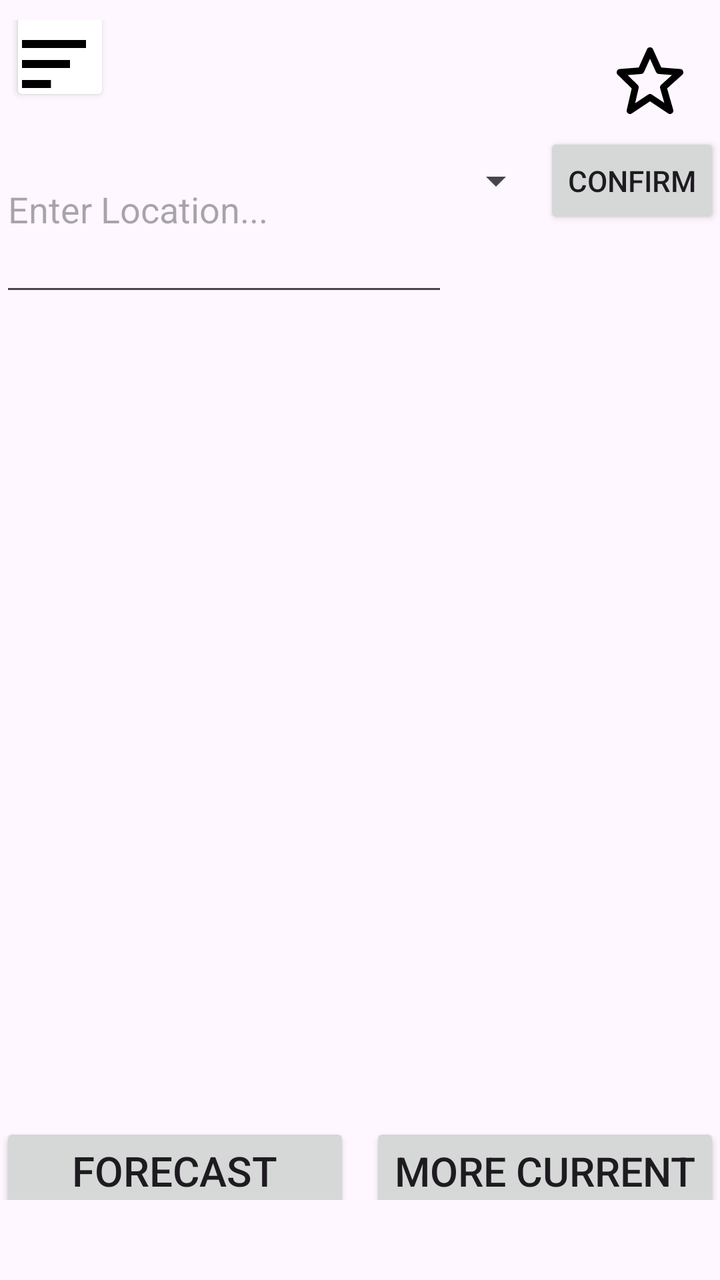
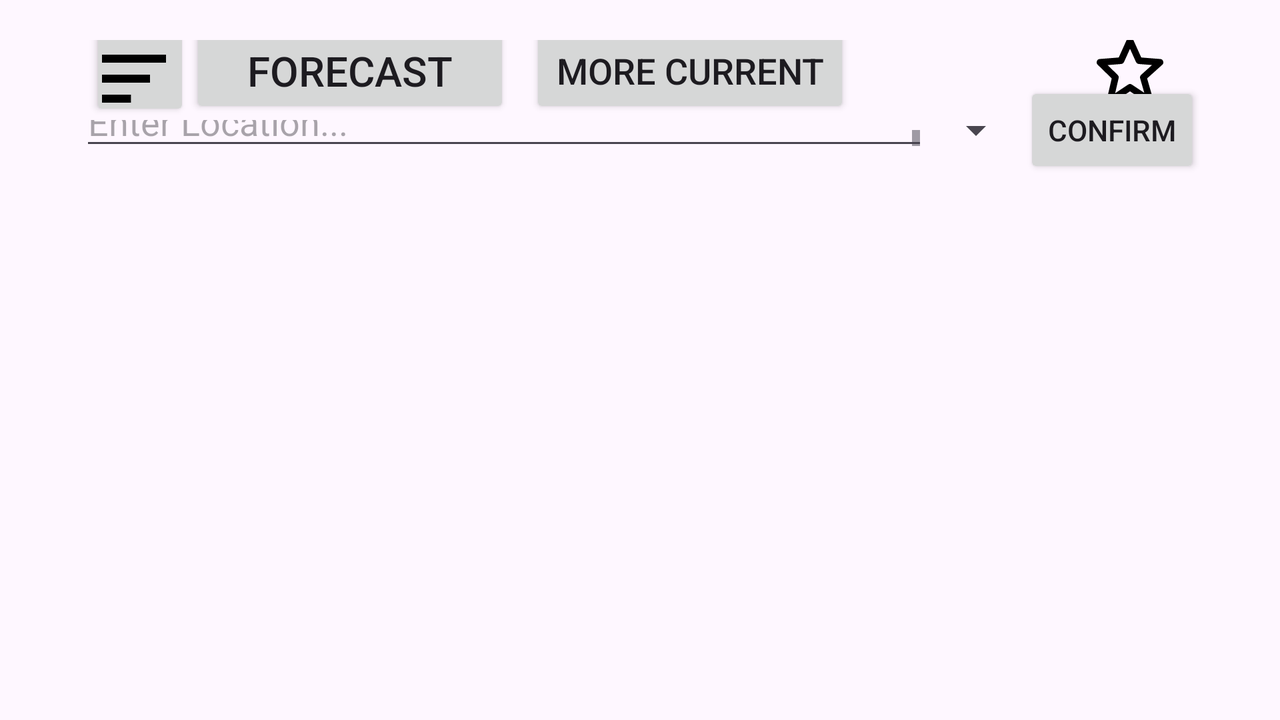

An Android layout and its configuration variant, each rendered on a device that would load it. The default file and the variant file are quoted in full after the pictures.
<!-- AndroidManifest.xml: application theme Theme.WeatherTodayApp -->
<!-- res/layout/activity_main.xml -->
<?xml version="1.0" encoding="utf-8"?>
<androidx.constraintlayout.widget.ConstraintLayout xmlns:android="http://schemas.android.com/apk/res/android"
    xmlns:app="http://schemas.android.com/apk/res-auto"
    xmlns:tools="http://schemas.android.com/tools"
    android:id="@+id/main"
    android:layout_width="match_parent"
    android:layout_height="match_parent"
    android:paddingTop="10dp"
    android:paddingBottom="40dp"
    tools:context=".MainActivity">

    <View
        android:id="@+id/dim_background"
        android:layout_width="0dp"
        android:layout_height="0dp"
        android:background="@android:color/black"
        android:alpha="0.6"
        android:visibility="gone"
        app:layout_constraintTop_toTopOf="parent"
        app:layout_constraintBottom_toBottomOf="parent"
        app:layout_constraintStart_toStartOf="parent"
        app:layout_constraintEnd_toEndOf="parent"/>

    <FrameLayout
        android:id="@+id/navigation_container"
        android:layout_width="wrap_content"
        android:layout_height="match_parent"
        android:elevation="8dp"
        android:background="@android:color/white"
        android:visibility="gone"
        app:layout_constraintStart_toStartOf="parent"
        app:layout_constraintTop_toTopOf="parent"
        app:layout_constraintBottom_toBottomOf="parent">

        <com.google.android.material.navigation.NavigationView
            android:id="@+id/navigation_view"
            android:layout_width="wrap_content"
            android:layout_height="match_parent"
            android:background="@color/smoke_volcanic_ash"
            android:paddingTop="50dp"
            app:itemTextColor="@color/white"
            app:menu="@menu/nav_menu"
            app:headerLayout="@layout/nav_header" />
    </FrameLayout>

    <androidx.constraintlayout.widget.Guideline
        android:id="@+id/HeaderGuideline"
        android:layout_width="wrap_content"
        android:layout_height="wrap_content"
        android:orientation="horizontal"
        app:layout_constraintGuide_percent="0.03" />

    <Button
        android:id="@+id/MenuLeft"
        android:layout_width="50dp"
        android:layout_marginStart="5dp"
        android:layout_height="50dp"
        android:autoSizeTextType="uniform"
        android:gravity="center"
        app:drawableRightCompat="@drawable/bx_menu_alt_left"
        app:layout_constraintBottom_toTopOf="@id/searchBar"
        app:layout_constraintLeft_toLeftOf="parent"
        app:layout_constraintRight_toLeftOf="@id/FavoriteIcon"
        app:layout_constraintTop_toTopOf="@id/HeaderGuideline"
        android:backgroundTint="@color/white"
        android:text="@string/menu"/>

    <TextView
        android:id="@+id/FavoriteIcon"
        android:layout_width="0dp"
        android:gravity="end"
        app:flow_verticalAlign="center"
        android:layout_marginEnd="15dp"
        android:layout_height="wrap_content"
        app:drawableRightCompat="@drawable/bx_star"
        app:layout_constraintBottom_toTopOf="@id/searchBar"
        app:layout_constraintLeft_toRightOf="@id/MenuLeft"
        app:layout_constraintRight_toRightOf="parent"
        app:layout_constraintTop_toTopOf="@id/HeaderGuideline"
        android:text="" />

    <EditText
        android:id="@+id/searchBar"
        android:layout_width="0dp"
        android:layout_height="100dp"
        android:autofillHints=""
        android:autoSizeTextType="uniform"
        android:drawableStart="@drawable/bx_search_alt_2"
        android:hint="@string/enter_location"
        android:scrollbars="vertical"
        android:inputType="textMultiLine"
        android:maxLines="5"
        android:imeOptions="actionDone"
        app:layout_constraintBottom_toTopOf="@id/guideline"
        app:layout_constraintHorizontal_weight="1"
        app:layout_constraintLeft_toLeftOf="parent"
        app:layout_constraintRight_toLeftOf="@id/spinner"
        app:layout_constraintTop_toBottomOf="@id/MenuLeft" />

    <Spinner
        android:id="@+id/spinner"
        android:layout_width="wrap_content"
        android:layout_height="wrap_content"
        android:autoSizeTextType="uniform"
        app:layout_constraintBottom_toTopOf="@id/guideline"
        app:layout_constraintLeft_toRightOf="@id/searchBar"
        app:layout_constraintRight_toLeftOf="@id/confirmButton"
        app:layout_constraintTop_toBottomOf="@id/MenuLeft"
        tools:layout_editor_absoluteX="1dp"
        tools:layout_editor_absoluteY="21dp" />

    <Button
        android:id="@+id/confirmButton"
        android:layout_width="wrap_content"
        android:layout_height="wrap_content"
        android:drawableStart="@drawable/bx_search_alt_2"
        android:text="@string/confirm"
        android:autoSizeTextType="uniform"
        app:layout_constraintBottom_toTopOf="@id/guideline"
        app:layout_constraintLeft_toRightOf="@id/spinner"
        app:layout_constraintRight_toRightOf="parent"
        app:layout_constraintTop_toBottomOf="@id/MenuLeft" />

    <FrameLayout
        android:id="@+id/fragmentContainer"
        android:layout_width="0dp"
        android:layout_height="0dp"
        app:layout_constraintBottom_toTopOf="@+id/lineToGuide"
        app:layout_constraintLeft_toLeftOf="parent"
        app:layout_constraintRight_toRightOf="parent"
        app:layout_constraintTop_toBottomOf="@id/searchBar">
    </FrameLayout>

    <FrameLayout
        android:id="@+id/fragmentContainer2"
        android:layout_width="0dp"
        android:layout_height="0dp"
        app:layout_constraintBottom_toTopOf="@+id/lineToGuide2"
        app:layout_constraintLeft_toLeftOf="parent"
        app:layout_constraintRight_toRightOf="parent"
        app:layout_constraintTop_toBottomOf="@id/lineToGuide">
    </FrameLayout>

    <Button
        android:id="@+id/btnPrevious"
        android:layout_width="0dp"
        android:layout_height="wrap_content"
        android:text="@string/forecast"
        android:autoSizeTextType="uniform"
        app:layout_constraintBottom_toBottomOf="parent"
        app:layout_constraintLeft_toLeftOf="parent"
        app:layout_constraintRight_toLeftOf="@id/btnNext"
        app:layout_constraintTop_toBottomOf="@id/lineToGuide2" />

    <Button
        android:id="@+id/btnNext"
        android:layout_width="0dp"
        android:layout_height="wrap_content"
        android:layout_marginStart="10dp"
        android:autoSizeTextType="uniform"
        android:text="@string/more_current"
        app:layout_constraintBottom_toBottomOf="parent"
        app:layout_constraintLeft_toRightOf="@+id/btnPrevious"
        app:layout_constraintRight_toRightOf="parent"
        app:layout_constraintTop_toBottomOf="@id/lineToGuide2" />

    <androidx.constraintlayout.widget.Guideline
        android:id="@+id/guideline"
        android:layout_width="wrap_content"
        android:layout_height="wrap_content"
        android:orientation="horizontal"
        app:layout_constraintGuide_percent="0.20" />

    <androidx.constraintlayout.widget.Guideline
        android:id="@+id/lineToGuide"
        android:layout_width="wrap_content"
        android:layout_height="wrap_content"
        android:orientation="horizontal"
        app:layout_constraintGuide_percent="0.40" />

    <androidx.constraintlayout.widget.Guideline
        android:id="@+id/lineToGuide2"
        android:layout_width="wrap_content"
        android:layout_height="wrap_content"
        android:orientation="horizontal"
        app:layout_constraintGuide_percent="0.95" />

</androidx.constraintlayout.widget.ConstraintLayout>
<!-- res/layout/nav_header.xml (included above) -->
<?xml version="1.0" encoding="utf-8"?>
<LinearLayout xmlns:android="http://schemas.android.com/apk/res/android"
    xmlns:app="http://schemas.android.com/apk/res-auto"
    android:layout_width="match_parent"
    android:layout_height="wrap_content"
    android:orientation="vertical"
    android:padding="16dp"
    android:paddingTop="50dp"
    android:background="@color/smoke_volcanic_ash">

    <TextView
        android:id="@+id/nav_header_title"
        android:layout_width="wrap_content"
        android:layout_height="wrap_content"
        android:text="@string/app_name"
        android:textColor="@color/white"
        android:textSize="50sp"
        android:layout_marginBottom="10dp"

        android:textAppearance="?android:attr/textAppearanceLarge" />

    <TextView
        android:id="@+id/nav_header_subtitle"
        android:layout_width="match_parent"
        android:layout_height="wrap_content"
        android:text="@string/favorite_list"
        android:textSize="35sp"
        android:textColor="@color/white"
        android:layout_marginBottom="16dp"
        android:textAppearance="?android:attr/textAppearanceSmall"
        app:drawableLeftCompat="@drawable/bx_star" />

    <androidx.recyclerview.widget.RecyclerView
        android:id="@+id/favourites_list"
        android:layout_width="match_parent"
        android:layout_height="wrap_content"
        android:layout_marginTop="16dp"
        android:background="@android:color/white"
        android:divider="@android:color/darker_gray"
        android:dividerHeight="1dp" />
</LinearLayout>
<!-- resources referenced by this layout -->
<resources>
  <color name="smoke_volcanic_ash">#696969</color>
  <color name="white">#FFFFFFFF</color>
  <!-- drawable bx_menu_alt_left (drawable) -->
  <vector xmlns:android="http://schemas.android.com/apk/res/android"
      android:width="40dp"
      android:height="40dp"
      android:viewportWidth="20"
      android:viewportHeight="20">
    <path
        android:fillColor="#FF000000"
        android:pathData="M4,11h12v2L4,13zM4,6h16v2L4,8zM4,18h7.235v-2L4,16z"/>
  </vector>
  <!-- drawable bx_star (drawable) -->
  <vector xmlns:android="http://schemas.android.com/apk/res/android"
      android:width="40dp"
      android:height="40dp"
      android:viewportWidth="24"
      android:viewportHeight="24">
    <path
        android:fillColor="#FF000000"
        android:pathData="m6.516,14.323 l-1.49,6.452a0.998,0.998 0,0 0,1.529 1.057L12,18.202l5.445,3.63a1.001,1.001 0,0 0,1.517 -1.106l-1.829,-6.4 4.536,-4.082a1,1 0,0 0,-0.59 -1.74l-5.701,-0.454 -2.467,-5.461a0.998,0.998 0,0 0,-1.822 0L8.622,8.05l-5.701,0.453a1,1 0,0 0,-0.619 1.713l4.214,4.107zM9.369,9.997a0.998,0.998 0,0 0,0.832 -0.586L12,5.43l1.799,3.981a0.998,0.998 0,0 0,0.832 0.586l3.972,0.315 -3.271,2.944c-0.284,0.256 -0.397,0.65 -0.293,1.018l1.253,4.385 -3.736,-2.491a0.995,0.995 0,0 0,-1.109 0l-3.904,2.603 1.05,-4.546a1,1 0,0 0,-0.276 -0.94l-3.038,-2.962 4.09,-0.326z"/>
  </vector>
  <string name="app_name">weatherApp</string>
  <string name="confirm">Confirm</string>
  <string name="enter_location">Enter Location...</string>
  <string name="favorite_list">Favorite List</string>
  <string name="forecast">Forecast</string>
  <string name="menu">Menu</string>
  <string name="more_current">More Current</string>
  <style name="Theme.WeatherTodayApp" parent="Base.Theme.WeatherTodayApp" />
  <style name="Base.Theme.WeatherTodayApp" parent="Theme.Material3.DayNight.NoActionBar">
          
          
      </style>
</resources>
<!-- res/layout-land/activity_main.xml (the author's variant of the layout above) -->
<!-- drawn on the phone turned sideways -->
<?xml version="1.0" encoding="utf-8"?>
<androidx.constraintlayout.widget.ConstraintLayout xmlns:android="http://schemas.android.com/apk/res/android"
    xmlns:app="http://schemas.android.com/apk/res-auto"
    xmlns:tools="http://schemas.android.com/tools"
    android:id="@+id/main"
    android:layout_width="match_parent"
    android:layout_height="match_parent"
    android:paddingTop="20dp"
    android:paddingBottom="40dp"
    android:paddingLeft="40dp"
    android:paddingRight="40dp"
    tools:context=".MainActivity">

    <View
        android:id="@+id/dim_background"
        android:layout_width="0dp"
        android:layout_height="0dp"
        android:background="@android:color/black"
        android:alpha="0.6"
        android:visibility="gone"
        app:layout_constraintTop_toTopOf="parent"
        app:layout_constraintBottom_toBottomOf="parent"
        app:layout_constraintStart_toStartOf="parent"
        app:layout_constraintEnd_toEndOf="parent"/>

    <FrameLayout
        android:id="@+id/navigation_container"
        android:layout_width="wrap_content"
        android:layout_height="match_parent"
        android:elevation="8dp"
        android:background="@android:color/white"
        android:visibility="gone"
        app:layout_constraintStart_toStartOf="parent"
        app:layout_constraintTop_toTopOf="parent"
        app:layout_constraintBottom_toBottomOf="parent">

        <com.google.android.material.navigation.NavigationView
            android:id="@+id/navigation_view"
            android:layout_width="wrap_content"
            android:layout_height="match_parent"
            android:background="@color/smoke_volcanic_ash"
            android:paddingTop="50dp"
            app:itemTextColor="@color/white"
            app:menu="@menu/nav_menu"
            app:headerLayout="@layout/nav_header" />
    </FrameLayout>



    <Button
        android:id="@+id/MenuLeft"
        android:layout_width="50dp"
        android:layout_marginStart="5dp"
        android:layout_height="50dp"
        android:autoSizeTextType="uniform"
        android:gravity="center"
        app:drawableRightCompat="@drawable/bx_menu_alt_left"
        app:layout_constraintBottom_toTopOf="@id/HeaderGuideline"
        app:layout_constraintLeft_toLeftOf="parent"
        app:layout_constraintRight_toLeftOf="@+id/btnPrevious"
        app:layout_constraintTop_toTopOf="parent"

        android:text="@string/menu"/>
    <Button
        android:id="@+id/btnPrevious"
        android:layout_width="0dp"
        android:layout_height="wrap_content"
        android:text="@string/forecast"
        android:autoSizeTextType="uniform"
        app:layout_constraintBottom_toTopOf="@+id/HeaderGuideline"
        app:layout_constraintLeft_toRightOf="@+id/MenuLeft"
        app:layout_constraintRight_toLeftOf="@id/btnNext"
        app:layout_constraintTop_toTopOf="parent" />

    <Button
        android:id="@+id/btnNext"
        android:layout_width="0dp"
        android:layout_height="wrap_content"
        android:layout_marginStart="10dp"
        android:autoSizeTextType="uniform"
        android:text="@string/more_current"
        app:layout_constraintBottom_toTopOf="@+id/HeaderGuideline"
        app:layout_constraintLeft_toRightOf="@+id/btnPrevious"
        app:layout_constraintRight_toLeftOf="@id/FavoriteIcon"
        app:layout_constraintTop_toTopOf="parent"  />

    <TextView
        android:id="@+id/FavoriteIcon"
        android:layout_width="0dp"
        android:gravity="end"
        app:flow_verticalAlign="center"
        android:layout_marginEnd="15dp"
        android:layout_height="wrap_content"
        app:drawableRightCompat="@drawable/bx_star"
        app:layout_constraintBottom_toTopOf="@+id/HeaderGuideline"
        app:layout_constraintLeft_toRightOf="@+id/btnNext"
        app:layout_constraintRight_toRightOf="parent"
        app:layout_constraintTop_toTopOf="parent"
        android:text="" />

    <EditText
        android:id="@+id/searchBar"
        android:layout_width="0dp"
        android:layout_height="0dp"
        android:autofillHints=""
        android:autoSizeTextType="uniform"
        android:drawableStart="@drawable/bx_search_alt_2"
        android:hint="@string/enter_location"
        android:scrollbars="vertical"
        android:inputType="textMultiLine"
        android:maxLines="5"
        android:imeOptions="actionDone"
        app:layout_constraintBottom_toTopOf="@id/guideline"
        app:layout_constraintHorizontal_weight="1"
        app:layout_constraintLeft_toLeftOf="parent"
        app:layout_constraintRight_toLeftOf="@id/spinner"
        app:layout_constraintTop_toBottomOf="@id/HeaderGuideline" />

    <Spinner
        android:id="@+id/spinner"
        android:layout_width="wrap_content"
        android:layout_height="wrap_content"
        android:autoSizeTextType="uniform"
        app:layout_constraintBottom_toTopOf="@id/guideline"
        app:layout_constraintLeft_toRightOf="@id/searchBar"
        app:layout_constraintRight_toLeftOf="@id/confirmButton"
        app:layout_constraintTop_toBottomOf="@id/HeaderGuideline"
        tools:layout_editor_absoluteX="1dp"
        tools:layout_editor_absoluteY="21dp" />

    <Button
        android:id="@+id/confirmButton"
        android:layout_width="wrap_content"
        android:layout_height="wrap_content"
        android:drawableStart="@drawable/bx_search_alt_2"
        android:text="@string/confirm"
        android:autoSizeTextType="uniform"
        app:layout_constraintBottom_toTopOf="@id/guideline"
        app:layout_constraintLeft_toRightOf="@id/spinner"
        app:layout_constraintRight_toRightOf="parent"
        app:layout_constraintTop_toBottomOf="@id/HeaderGuideline" />

    <FrameLayout
        android:id="@+id/fragmentContainer"
        android:layout_width="0dp"
        android:layout_height="0dp"
        app:layout_constraintBottom_toTopOf="@+id/lineToGuide"
        app:layout_constraintLeft_toLeftOf="parent"
        app:layout_constraintRight_toRightOf="parent"
        app:layout_constraintTop_toBottomOf="@id/searchBar">
    </FrameLayout>

    <FrameLayout
        android:id="@+id/fragmentContainer2"
        android:layout_width="0dp"
        android:layout_height="0dp"
        app:layout_constraintBottom_toTopOf="@+id/lineToGuide2"
        app:layout_constraintLeft_toLeftOf="parent"
        app:layout_constraintRight_toRightOf="parent"
        app:layout_constraintTop_toBottomOf="@id/lineToGuide">
    </FrameLayout>


    <androidx.constraintlayout.widget.Guideline
        android:id="@+id/HeaderGuideline"
        android:layout_width="wrap_content"
        android:layout_height="wrap_content"
        android:orientation="horizontal"
        app:layout_constraintGuide_percent="0.10" />
    <androidx.constraintlayout.widget.Guideline
        android:id="@+id/guideline"
        android:layout_width="wrap_content"
        android:layout_height="wrap_content"
        android:orientation="horizontal"
        app:layout_constraintGuide_percent="0.20" />

    <androidx.constraintlayout.widget.Guideline
        android:id="@+id/lineToGuide"
        android:layout_width="wrap_content"
        android:layout_height="wrap_content"
        android:orientation="horizontal"
        app:layout_constraintGuide_percent="0.50" />

    <androidx.constraintlayout.widget.Guideline
        android:id="@+id/lineToGuide2"
        android:layout_width="wrap_content"
        android:layout_height="wrap_content"
        android:orientation="horizontal"
        app:layout_constraintGuide_percent="1" />

</androidx.constraintlayout.widget.ConstraintLayout>
